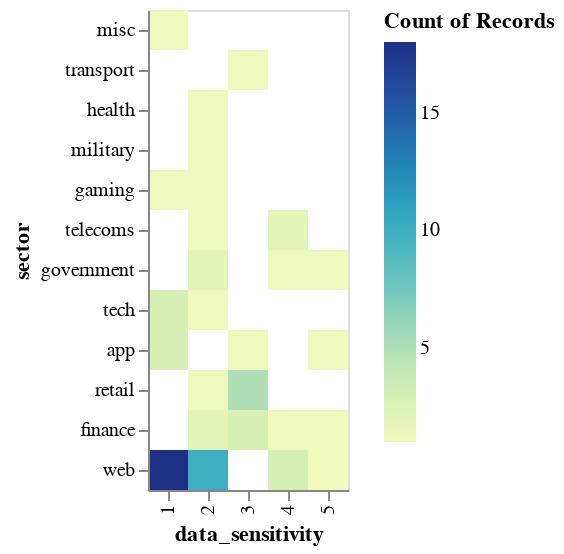

Here is the notebook cell this chart was saved with:
### Markdown cell above
### Question 4

<div class="alert alert-info" style="color:black">

Another way of visualizing the information in the previous plot is to create a heatmap with counts of the combinations of each sector and data sensitivity category:

1. Create a heatmap
   with the sectors on the y-axis
   and the data sensitivity level on the x-axis
   (encoded as an ordinal variable).
2. Encode the counts of each combination as the color of the rectangle
3. Sort the y-axis based on the counts.
4. Add a tooltip with has the sector, data sensitity and count

</div>

_Points:_ 14

### Code cell
heatmap_sector_sensitivity_count = src.mark_rect().encode(
    x = alt.X("data_sensitivity:O"),
    y = alt.Y("sector", sort = "color"),
    color = "count()",
    tooltip = ["sector", "data_sensitivity", "count()"],
).interactive()

# Show the plot
heatmap_sector_sensitivity_count

### Figure 1 — Vega-Lite specification as saved in the notebook (floating-point values rounded to 4 significant figures)
{"$schema": "https://vega.github.io/schema/vega-lite/v4.17.0.json", "config": {"view": {"continuousHeight": 300, "continuousWidth": 400}}, "data": {"name": "data-983fd4a0b346be762802282aadc3c3e4"}, "datasets": {"data-983fd4a0b346be762802282aadc3c3e4": [{"data_sensitivity": 4, "date": "2021-09-01T00:00:00", "index": 1, "method": "hacked", "organisation": "Syniverse", "records_lost": 500000000, "sector": "telecoms", "source_name": "Vice", "year": 2021}, {"data_sensitivity": 2, "date": "2021-09-01T00:00:00", "index": 5, "method": "poor security", "organisation": "Thailand visitors", "records_lost": 100000000, "sector": "government", "source_name": "South China Morning Post", "year": 2021}, {"data_sensitivity": 1, "date": "2021-07-01T00:00:00", "index": 10, "method": "hacked", "organisation": "Linkedin", "records_lost": 700000000, "sector": "web", "source_name": "9 to 5 mac", "year": 2021}, {"data_sensitivity": 2, "date": "2021-02-01T00:00:00", "index": 21, "method": "hacked", "organisation": "Experian Brazil", "records_lost": 220000000, "sector": "finance", "source_name": "ZDNet", "year": 2021}, {"data_sensitivity": 1, "date": "2021-03-01T00:00:00", "index": 24, "method": "hacked", "organisation": "Facebook", "records_lost": 533000000, "sector": "tech", "source_name": "Business Insider", "year": 2021}, {"data_sensitivity": 3, "date": "2020-12-01T00:00:00", "index": 28, "method": "hacked", "organisation": "SolarWinds", "records_lost": 50000000, "sector": "app", "source_name": "New York Times", "year": 2020}, {"data_sensitivity": 2, "date": "2020-04-01T00:00:00", "index": 37, "method": "hacked", "organisation": "Pakistani mobile operators", "records_lost": 115000000, "sector": "telecoms", "source_name": "ZDNet", "year": 2020}, {"data_sensitivity": 1, "date": "2020-01-01T00:00:00", "index": 41, "method": "poor security", "organisation": "Microsoft", "records_lost": 250000000, "sector": "web", "source_name": "Forbes", "year": 2020}, {"data_sensitivity": 2, "date": "2019-05-01T00:00:00", "index": 56, "method": "hacked", "organisation": "Canva", "records_lost": 139000000, "sector": "web", "source_name": "ZDNet", "year": 2019}, {"data_sensitivity": 1, "date": "2019-05-01T00:00:00", "index": 57, "method": "poor security", "organisation": "Chtrbox", "records_lost": 49000000, "sector": "misc", "source_name": "Techcrunch", "year": 2019}, {"data_sensitivity": 1, "date": "2019-02-01T00:00:00", "index": 62, "method": "hacked", "organisation": "Dubsmash", "records_lost": 162000000, "sector": "web", "source_name": "The Register", "year": 2019}, {"data_sensitivity": 1, "date": "2019-02-01T00:00:00", "index": 63, "method": "hacked", "organisation": "ShareThis", "records_lost": 41000000, "sector": "web", "source_name": "The Register", "year": 2019}, {"data_sensitivity": 2, "date": "2019-02-01T00:00:00", "index": 77, "method": "hacked", "organisation": "Houzz", "records_lost": 57000000, "sector": "retail", "source_name": "Techcrunch", "year": 2019}, {"data_sensitivity": 2, "date": "2019-05-01T00:00:00", "index": 86, "method": "poor security", "organisation": "Indian citizens", "records_lost": 275265298, "sector": "web", "source_name": "Bleeping Computer", "year": 2019}, {"data_sensitivity": 3, "date": "2019-07-01T00:00:00", "index": 88, "method": "hacked", "organisation": "Capital One", "records_lost": 100000000, "sector": "finance", "source_name": "Forbes", "year": 2019}, {"data_sensitivity": 2, "date": "2019-09-01T00:00:00", "index": 90, "method": "poor security", "organisation": "Facebook", "records_lost": 419000000, "sector": "web", "source_name": "Fast Company", "year": 2019}, {"data_sensitivity": 2, "date": "2019-11-01T00:00:00", "index": 93, "method": "poor security", "organisation": "OxyData", "records_lost": 380000000, "sector": "tech", "source_name": "Dataviper", "year": 2019}, {"data_sensitivity": 3, "date": "2018-10-01T00:00:00", "index": 97, "method": "hacked", "organisation": "Cathay Pacific Airways", "records_lost": 94000000, "sector": "transport", "source_name": "ABC News", "year": 2018}, {"data_sensitivity": 2, "date": "2018-12-01T00:00:00", "index": 98, "method": "poor security", "organisation": "Chinese resume leak", "records_lost": 202000000, "sector": "web", "source_name": "HackenProof", "year": 2018}, {"data_sensitivity": 2, "date": "2018-12-01T00:00:00", "index": 99, "method": "poor security", "organisation": "Google+", "records_lost": 52500000, "sector": "web", "source_name": "The Verge", "year": 2018}, {"data_sensitivity": 1, "date": "2018-12-01T00:00:00", "index": 100, "method": "hacked", "organisation": "Quora", "records_lost": 100000000, "sector": "web", "source_name": "NY Times", "year": 2018}, {"data_sensitivity": 3, "date": "2018-11-01T00:00:00", "index": 101, "method": "hacked", "organisation": "Marriott International", "records_lost": 383000000, "sector": "retail", "source_name": "NY Times, CNET", "year": 2018}, {"data_sensitivity": 1, "date": "2018-03-01T00:00:00", "index": 103, "method": "hacked", "organisation": "Facebook", "records_lost": 50000000, "sector": "web", "source_name": "Guardian", "year": 2018}, {"data_sensitivity": 1, "date": "2018-06-01T00:00:00", "index": 106, "method": "hacked", "organisation": "MyHeritage", "records_lost": 92283889, "sector": "web", "source_name": "Bloomberg", "year": 2018}, {"data_sensitivity": 1, "date": "2018-03-01T00:00:00", "index": 112, "method": "hacked", "organisation": "MyFitnessPal", "records_lost": 150000000, "sector": "app", "source_name": "Guardian", "year": 2018}, {"data_sensitivity": 1, "date": "2018-06-01T00:00:00", "index": 114, "method": "poor security", "organisation": "Nametests", "records_lost": 120000000, "sector": "app", "source_name": "Medium", "year": 2018}, {"data_sensitivity": 5, "date": "2018-06-01T00:00:00", "index": 116, "method": "poor security", "organisation": "Firebase", "records_lost": 100000000, "sector": "app", "source_name": "Bleeping Computer", "year": 2018}, {"data_sensitivity": 4, "date": "2018-03-01T00:00:00", "index": 117, "method": "poor security", "organisation": "Aadhaar", "records_lost": 550000000, "sector": "government", "source_name": "ZDNet", "year": 2018}, {"data_sensitivity": 2, "date": "2018-05-01T00:00:00", "index": 121, "method": "poor security", "organisation": "LocalBlox", "records_lost": 48000000, "sector": "web", "source_name": "UpGuard", "year": 2018}, {"data_sensitivity": 1, "date": "2018-05-01T00:00:00", "index": 122, "method": "poor security", "organisation": "Twitter", "records_lost": 330000000, "sector": "tech", "source_name": "Reuters", "year": 2018}, {"data_sensitivity": 3, "date": "2018-09-01T00:00:00", "index": 133, "method": "hacked", "organisation": "Newegg", "records_lost": 45000000, "sector": "retail", "source_name": "TechCrunch", "year": 2018}, {"data_sensitivity": 1, "date": "2018-05-01T00:00:00", "index": 135, "method": "poor security", "organisation": "Apollo", "records_lost": 200000000, "sector": "tech", "source_name": "Wired", "year": 2018}, {"data_sensitivity": 1, "date": "2017-11-01T00:00:00", "index": 139, "method": "hacked", "organisation": "Uber", "records_lost": 57000000, "sector": "app", "source_name": "Bloomberg", "year": 2017}, {"data_sensitivity": 4, "date": "2017-08-01T00:00:00", "index": 142, "method": "poor security", "organisation": "Spambot", "records_lost": 520000000, "sector": "web", "source_name": "The Guardian", "year": 2017}, {"data_sensitivity": 2, "date": "2017-03-01T00:00:00", "index": 149, "method": "oops!", "organisation": "River City Media", "records_lost": 340000000, "sector": "web", "source_name": "Guardian", "year": 2017}, {"data_sensitivity": 4, "date": "2017-10-01T00:00:00", "index": 155, "method": "hacked", "organisation": "Malaysian telcos & MVNOs", "records_lost": 46200000, "sector": "telecoms", "source_name": "LowYat", "year": 2017}, {"data_sensitivity": 4, "date": "2017-09-01T00:00:00", "index": 159, "method": "hacked", "organisation": "Equifax", "records_lost": 143000000, "sector": "finance", "source_name": "UK Gov", "year": 2017}, {"data_sensitivity": 1, "date": "2016-05-01T00:00:00", "index": 161, "method": "hacked", "organisation": "LinkedIn", "records_lost": 117000000, "sector": "web", "source_name": "CNN", "year": 2016}, {"data_sensitivity": 1, "date": "2016-05-01T00:00:00", "index": 162, "method": "hacked", "organisation": "Tumblr", "records_lost": 65000000, "sector": "web", "source_name": "Vice", "year": 2016}, {"data_sensitivity": 2, "date": "2016-09-01T00:00:00", "index": 163, "method": "hacked", "organisation": "Yahoo", "records_lost": 500000000, "sector": "web", "source_name": "CNBC", "year": 2016}, {"data_sensitivity": 5, "date": "2016-04-01T00:00:00", "index": 165, "method": "hacked", "organisation": "Philippines’ Commission on Elections", "records_lost": 55000000, "sector": "government", "source_name": "Trend Micro", "year": 2016}, {"data_sensitivity": 2, "date": "2016-04-01T00:00:00", "index": 168, "method": "hacked", "organisation": "Turkish citizenship database", "records_lost": 49611709, "sector": "government", "source_name": "Business Insider", "year": 2016}, {"data_sensitivity": 4, "date": "2016-06-01T00:00:00", "index": 179, "method": "hacked", "organisation": "VK", "records_lost": 171000000, "sector": "web", "source_name": "Motherboard", "year": 2016}, {"data_sensitivity": 1, "date": "2016-05-01T00:00:00", "index": 182, "method": "hacked", "organisation": "MySpace", "records_lost": 164000000, "sector": "web", "source_name": "Vice", "year": 2016}, {"data_sensitivity": 1, "date": "2016-12-01T00:00:00", "index": 186, "method": "hacked", "organisation": "Dailymotion", "records_lost": 85200000, "sector": "web", "source_name": "ZDNet", "year": 2016}, {"data_sensitivity": 4, "date": "2016-10-01T00:00:00", "index": 187, "method": "hacked", "organisation": "Weebly", "records_lost": 43000000, "sector": "web", "source_name": "Tech Crunch", "year": 2016}, {"data_sensitivity": 1, "date": "2016-11-01T00:00:00", "index": 190, "method": "hacked", "organisation": "Friend Finder Network", "records_lost": 412000000, "sector": "web", "source_name": "ZDNet", "year": 2016}, {"data_sensitivity": 2, "date": "2015-12-01T00:00:00", "index": 197, "method": "poor security", "organisation": "Deep Root Analytics", "records_lost": 198000000, "sector": "web", "source_name": "Reuters, UpGuard", "year": 2015}, {"data_sensitivity": 5, "date": "2015-11-01T00:00:00", "index": 210, "method": "hacked", "organisation": "Securus Technologies", "records_lost": 70000000, "sector": "web", "source_name": "The Intercept", "year": 2015}, {"data_sensitivity": 2, "date": "2015-02-01T00:00:00", "index": 216, "method": "hacked", "organisation": "Anthem ", "records_lost": 80000000, "sector": "health", "source_name": "NYTimes", "year": 2015}, {"data_sensitivity": 1, "date": "2014-05-01T00:00:00", "index": 224, "method": "hacked", "organisation": "Ebay", "records_lost": 145000000, "sector": "web", "source_name": "Business Insider", "year": 2014}, {"data_sensitivity": 3, "date": "2014-10-01T00:00:00", "index": 227, "method": "hacked", "organisation": "JP Morgan Chase", "records_lost": 76000000, "sector": "finance", "source_name": "Deal Book", "year": 2014}, {"data_sensitivity": 3, "date": "2014-09-01T00:00:00", "index": 233, "method": "hacked", "organisation": "Home Depot", "records_lost": 56000000, "sector": "retail", "source_name": "Krebs on Security", "year": 2014}, {"data_sensitivity": 5, "date": "2013-07-01T00:00:00", "index": 237, "method": "hacked", "organisation": "Massive American business hack", "records_lost": 160000000, "sector": "finance", "source_name": "Technology Review", "year": 2013}, {"data_sensitivity": 1, "date": "2013-04-01T00:00:00", "index": 242, "method": "hacked", "organisation": "Living Social", "records_lost": 50000000, "sector": "web", "source_name": "Naked Security, New York Times", "year": 2013}, {"data_sensitivity": 2, "date": "2016-12-01T00:00:00", "index": 243, "method": "hacked", "organisation": "Yahoo", "records_lost": 550000000, "sector": "web", "source_name": "NY Times, BBC", "year": 2013}, {"data_sensitivity": 2, "date": "2013-07-01T00:00:00", "index": 254, "method": "hacked", "organisation": "UbiSoft", "records_lost": 58000000, "sector": "gaming", "source_name": "BBC News", "year": 2013}, {"data_sensitivity": 1, "date": "2013-03-01T00:00:00", "index": 259, "method": "hacked", "organisation": "Evernote", "records_lost": 50000000, "sector": "web", "source_name": "Wired, Digital Trends", "year": 2013}, {"data_sensitivity": 2, "date": "2013-10-01T00:00:00", "index": 266, "method": "inside job", "organisation": "Court Ventures", "records_lost": 200000000, "sector": "finance", "source_name": "NY Times, Gov Tech", "year": 2013}, {"data_sensitivity": 3, "date": "2013-12-01T00:00:00", "index": 271, "method": "hacked", "organisation": "Target", "records_lost": 70000000, "sector": "retail", "source_name": "Huffington Post", "year": 2013}, {"data_sensitivity": 1, "date": "2016-09-01T00:00:00", "index": 287, "method": "hacked", "organisation": "Last.fm", "records_lost": 43500000, "sector": "web", "source_name": "ZD Net", "year": 2012}, {"data_sensitivity": 1, "date": "2016-08-01T00:00:00", "index": 294, "method": "hacked", "organisation": "Dropbox", "records_lost": 68700000, "sector": "web", "source_name": "The Telegraph", "year": 2012}, {"data_sensitivity": 1, "date": "2011-04-01T00:00:00", "index": 304, "method": "hacked", "organisation": "Sony PSN", "records_lost": 77000000, "sector": "gaming", "source_name": "Mashable", "year": 2011}, {"data_sensitivity": 3, "date": "2009-01-01T00:00:00", "index": 345, "method": "hacked", "organisation": "Heartland", "records_lost": 130000000, "sector": "finance", "source_name": "Dark Reading", "year": 2009}, {"data_sensitivity": 2, "date": "2009-10-01T00:00:00", "index": 353, "method": "lost device ", "organisation": "US Military", "records_lost": 76000000, "sector": "military", "source_name": "Wired", "year": 2009}, {"data_sensitivity": 3, "date": "2007-03-01T00:00:00", "index": 379, "method": "hacked", "organisation": "TK / TJ Maxx", "records_lost": 94000000, "sector": "retail", "source_name": "ZD Net", "year": 2007}, {"data_sensitivity": 1, "date": "2004-06-01T00:00:00", "index": 391, "method": "inside job", "organisation": "AOL", "records_lost": 92000000, "sector": "web", "source_name": "CNN", "year": 2004}]}, "encoding": {"color": {"aggregate": "count", "type": "quantitative"}, "tooltip": [{"field": "sector", "type": "nominal"}, {"field": "data_sensitivity", "type": "quantitative"}, {"aggregate": "count", "type": "quantitative"}], "x": {"field": "data_sensitivity", "type": "ordinal"}, "y": {"field": "sector", "sort": "color", "type": "nominal"}}, "mark": "rect", "selection": {"selector027": {"bind": "scales", "encodings": ["x", "y"], "type": "interval"}}}
